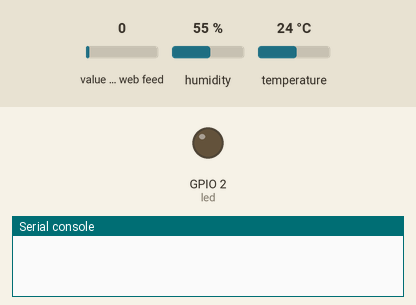
Bench run of a program on a simulated ESP32 board running MicroPython. Shown: output pins drawn as LEDs (lit = HIGH), the last lines printed to the serial console. Wiring (from the project's diagram.json): DHT22 sensor on GPIO 4. Inputs (shaded band) come from the test bench; at power-on: value of the web feed 0, humidity 55 %, temperature 24 °C. WiFi joins after 1.5 s; requests to the public web service named in the program get a made-up reply in its usual format after 0.4 s (London, UTC, broken clouds, 64 % humidity, 1013 hPa unless stated).

Above: at 0.1 s.
At 20.1 s:
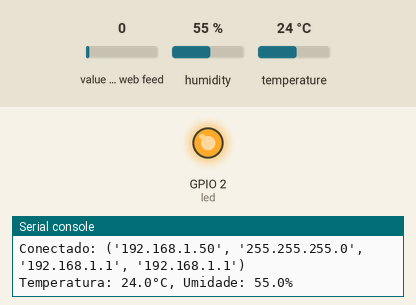
Timing chart, 0 to 21.6 s (numbered marks = the images above):
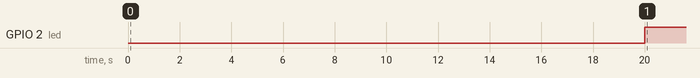

The program:

main.py
```python
from machine import Pin
import time
import network
import urequests
import dht

FIREBASE_URL = "https://sensortemperatura-71222-default-rtdb.firebaseio.com/"
FIREBASE_SECRET = "AIzaSyCZKDE_augJEXOPiFqCnM497iy5O31Vn-o"

sensor = dht.DHT22(Pin(4))  # Adaptado para o pino 15
led = Pin(2, Pin.OUT)  # LED para status

def conectar_wifi():
    wlan = network.WLAN(network.STA_IF)
    wlan.active(True)
    wlan.connect('Wokwi-GUEST', '')

    time.sleep(20)
    if wlan.isconnected():
        print("Conectado:", wlan.ifconfig())
    else:
        print("Falha na conexão WiFi")

def enviar_para_firebase(temp, hum):
    url = f"{FIREBASE_URL}/sensor.json?auth={FIREBASE_SECRET}"
    dado = {"temperatura": temp, "umidade": hum}
    resposta = urequests.patch(url, json=dado)
    print("Resposta Firebase:", resposta.text)
    resposta.close()

def get_firebase():
    url = f"{FIREBASE_URL}/status.json?auth={FIREBASE_SECRET}"
    response = urequests.get(url)
    if response.status_code == 200:
        data = response.json()
        print("Dados recebidos:", data)
        return data.get("status")
    else:
        print("Erro ao obter dados:", response.status_code)
        return False
    response.close()

# Conectar ao WiFi
conectar_wifi()

while True:

    try:
        led.value(1)
        sensor.measure()
        temp = sensor.temperature()
        hum = sensor.humidity()
        #temp =2
        #hum=80
        print(f"Temperatura: {temp}°C, Umidade: {hum}%")
        enviar_para_firebase(temp, hum)
    except Exception as e:
        print("Erro ao ler/enviar dados:", e)


    time.sleep(5)
```

Measured:
- by itself, GPIO 2 (led): LOW → HIGH at 20.0 s
